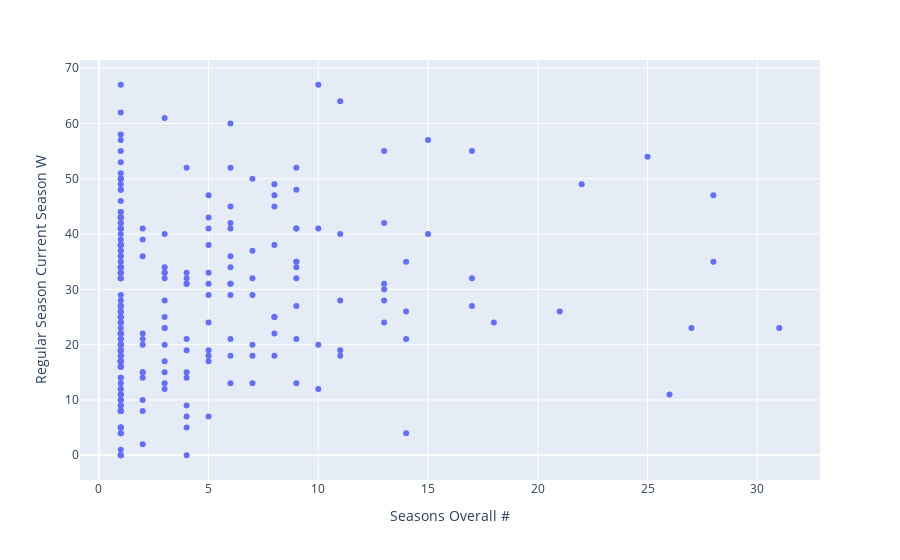

The notebook cell this image was saved under:
### Code cell
import plotly.express as px
px.scatter(first_season_head_coaches, x='Seasons Overall #', y='Regular Season Current Season W')

### Figure 1 — Plotly figure (JSON) as saved in the notebook; plotly's stock layout.template omitted (floating-point values rounded to 4 significant figures; data arrays with more than 128 entries replaced by an {"elided": "..."} marker saying what was removed)
{"data": [{"hovertemplate": "Seasons Overall #=%{x}<br>Regular Season Current Season W=%{y}<extra></extra>", "legendgroup": "", "marker": {"color": "#636efa", "symbol": "circle"}, "mode": "markers", "name": "", "orientation": "v", "showlegend": false, "type": "scatter", "x": {"elided": "240 int values"}, "xaxis": "x", "y": {"elided": "240 int values"}, "yaxis": "y"}], "layout": {"legend": {"tracegroupgap": 0}, "margin": {"t": 60}, "xaxis": {"anchor": "y", "domain": [0, 1], "title": {"text": "Seasons Overall #"}}, "yaxis": {"anchor": "x", "domain": [0, 1], "title": {"text": "Regular Season Current Season W"}}}}
